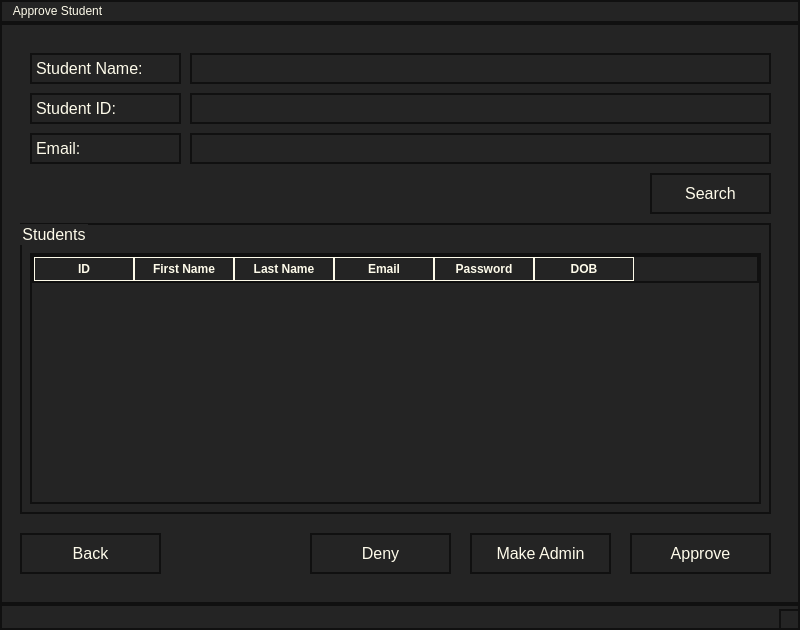
<?xml version="1.0" encoding="UTF-8"?>
<ui version="4.0">
 <class>MainWindow</class>
 <widget class="QMainWindow" name="MainWindow">
  <property name="geometry">
   <rect>
    <x>0</x>
    <y>0</y>
    <width>800</width>
    <height>630</height>
   </rect>
  </property>
  <property name="windowTitle">
   <string>MainWindow</string>
  </property>
  <property name="styleSheet">
   <string notr="true">background-color: rgb(36, 36, 36);
color: rgb(254, 251, 234);
border: 2px solid rgb(16, 16, 16);</string>
  </property>
  <widget class="QWidget" name="centralwidget">
   <widget class="QLabel" name="label">
    <property name="geometry">
     <rect>
      <x>30</x>
      <y>30</y>
      <width>151</width>
      <height>31</height>
     </rect>
    </property>
    <property name="font">
     <font>
      <pointsize>12</pointsize>
     </font>
    </property>
    <property name="text">
     <string>Student Name:</string>
    </property>
   </widget>
   <widget class="QLabel" name="label_2">
    <property name="geometry">
     <rect>
      <x>30</x>
      <y>70</y>
      <width>151</width>
      <height>31</height>
     </rect>
    </property>
    <property name="font">
     <font>
      <pointsize>12</pointsize>
     </font>
    </property>
    <property name="text">
     <string>Student ID:</string>
    </property>
   </widget>
   <widget class="QLabel" name="label_3">
    <property name="geometry">
     <rect>
      <x>30</x>
      <y>110</y>
      <width>151</width>
      <height>31</height>
     </rect>
    </property>
    <property name="font">
     <font>
      <pointsize>12</pointsize>
     </font>
    </property>
    <property name="text">
     <string>Email:</string>
    </property>
   </widget>
   <widget class="QLineEdit" name="StdName">
    <property name="geometry">
     <rect>
      <x>190</x>
      <y>30</y>
      <width>581</width>
      <height>31</height>
     </rect>
    </property>
   </widget>
   <widget class="QLineEdit" name="StdID">
    <property name="geometry">
     <rect>
      <x>190</x>
      <y>70</y>
      <width>581</width>
      <height>31</height>
     </rect>
    </property>
   </widget>
   <widget class="QLineEdit" name="Email">
    <property name="geometry">
     <rect>
      <x>190</x>
      <y>110</y>
      <width>581</width>
      <height>31</height>
     </rect>
    </property>
   </widget>
   <widget class="QPushButton" name="Search">
    <property name="geometry">
     <rect>
      <x>650</x>
      <y>150</y>
      <width>121</width>
      <height>41</height>
     </rect>
    </property>
    <property name="font">
     <font>
      <pointsize>12</pointsize>
     </font>
    </property>
    <property name="text">
     <string>Search</string>
    </property>
   </widget>
   <widget class="QGroupBox" name="groupBox">
    <property name="geometry">
     <rect>
      <x>20</x>
      <y>200</y>
      <width>751</width>
      <height>291</height>
     </rect>
    </property>
    <property name="font">
     <font>
      <pointsize>12</pointsize>
     </font>
    </property>
    <property name="title">
     <string>Students</string>
    </property>
    <widget class="QTableWidget" name="ShowStds">
     <property name="geometry">
      <rect>
       <x>10</x>
       <y>30</y>
       <width>731</width>
       <height>251</height>
      </rect>
     </property>
     <property name="styleSheet">
      <string notr="true">QHeaderView::section {
                background-color:  rgb(36, 36, 36);  /* Header background */
                color:  rgb(254, 251, 234);             /* Header text color */
                font-weight: bold;        /* Bold text (optional) */
                border: 1px solid  rgb(254, 251, 234);  /* Header border (optional) */
                padding: 4px;             /* Padding inside header cells */
            }</string>
     </property>
     <column>
      <property name="text">
       <string>ID</string>
      </property>
     </column>
     <column>
      <property name="text">
       <string>First Name</string>
      </property>
     </column>
     <column>
      <property name="text">
       <string>Last Name</string>
      </property>
     </column>
     <column>
      <property name="text">
       <string>Email</string>
      </property>
     </column>
     <column>
      <property name="text">
       <string>Password</string>
      </property>
     </column>
     <column>
      <property name="text">
       <string>DOB</string>
      </property>
     </column>
    </widget>
   </widget>
   <widget class="QPushButton" name="Approve">
    <property name="geometry">
     <rect>
      <x>630</x>
      <y>510</y>
      <width>141</width>
      <height>41</height>
     </rect>
    </property>
    <property name="font">
     <font>
      <pointsize>12</pointsize>
     </font>
    </property>
    <property name="text">
     <string>Approve</string>
    </property>
   </widget>
   <widget class="QPushButton" name="MakeAdmin">
    <property name="geometry">
     <rect>
      <x>470</x>
      <y>510</y>
      <width>141</width>
      <height>41</height>
     </rect>
    </property>
    <property name="font">
     <font>
      <pointsize>12</pointsize>
     </font>
    </property>
    <property name="text">
     <string>Make Admin</string>
    </property>
   </widget>
   <widget class="QPushButton" name="Deny">
    <property name="geometry">
     <rect>
      <x>310</x>
      <y>510</y>
      <width>141</width>
      <height>41</height>
     </rect>
    </property>
    <property name="font">
     <font>
      <pointsize>12</pointsize>
     </font>
    </property>
    <property name="text">
     <string>Deny</string>
    </property>
   </widget>
   <widget class="QPushButton" name="Back">
    <property name="geometry">
     <rect>
      <x>20</x>
      <y>510</y>
      <width>141</width>
      <height>41</height>
     </rect>
    </property>
    <property name="font">
     <font>
      <pointsize>12</pointsize>
     </font>
    </property>
    <property name="text">
     <string>Back</string>
    </property>
   </widget>
  </widget>
  <widget class="QMenuBar" name="menubar">
   <property name="geometry">
    <rect>
     <x>0</x>
     <y>0</y>
     <width>800</width>
     <height>25</height>
    </rect>
   </property>
   <widget class="QMenu" name="menuApprove_Student">
    <property name="title">
     <string>Approve Student</string>
    </property>
   </widget>
   <addaction name="menuApprove_Student"/>
  </widget>
  <widget class="QStatusBar" name="statusbar"/>
 </widget>
 <resources/>
 <connections/>
</ui>
